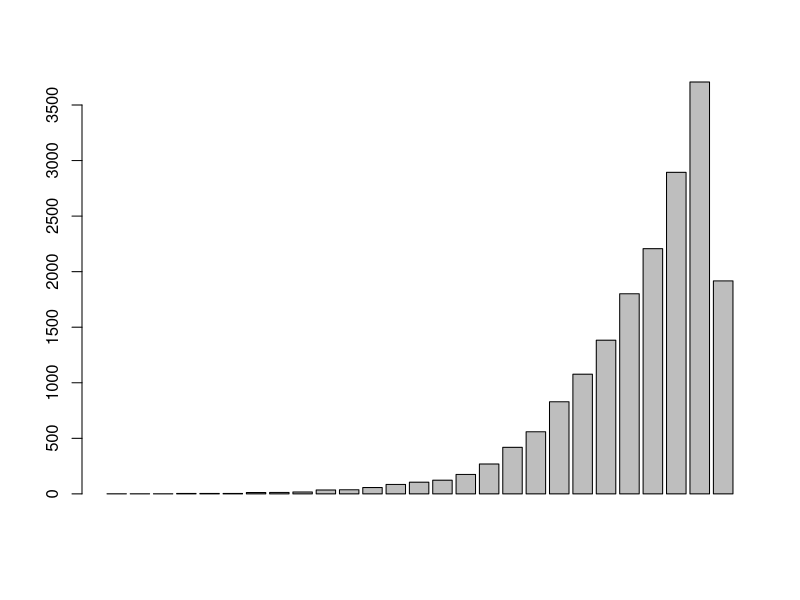
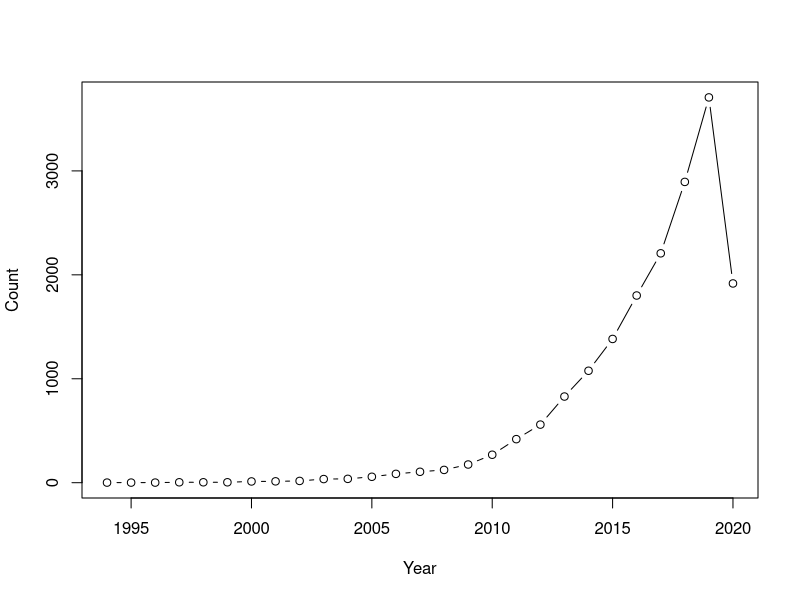
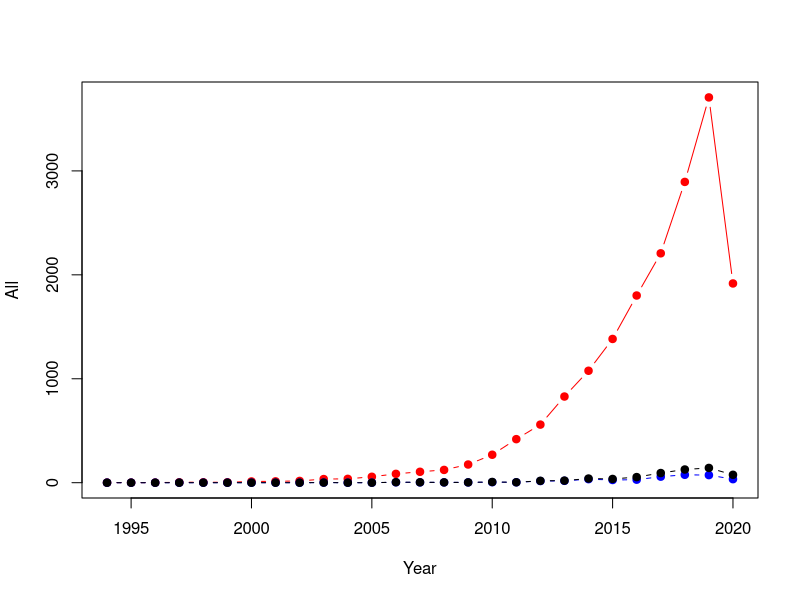
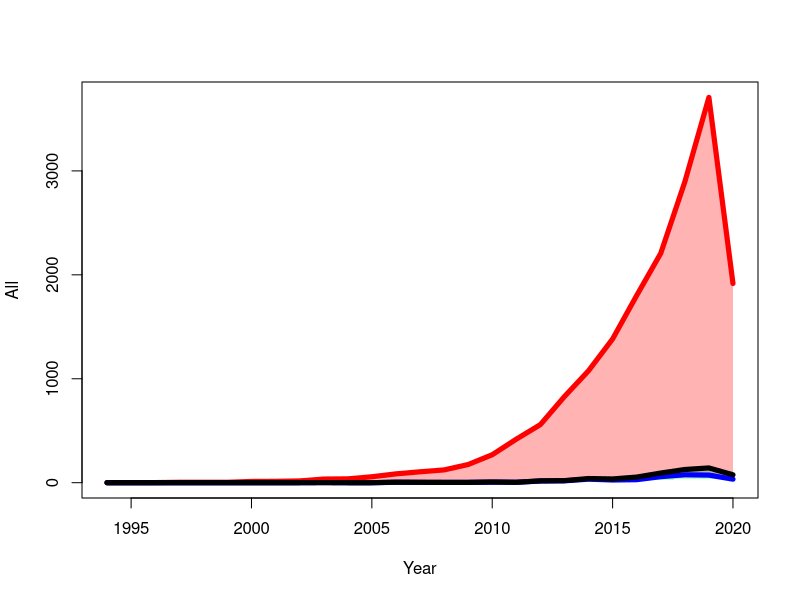
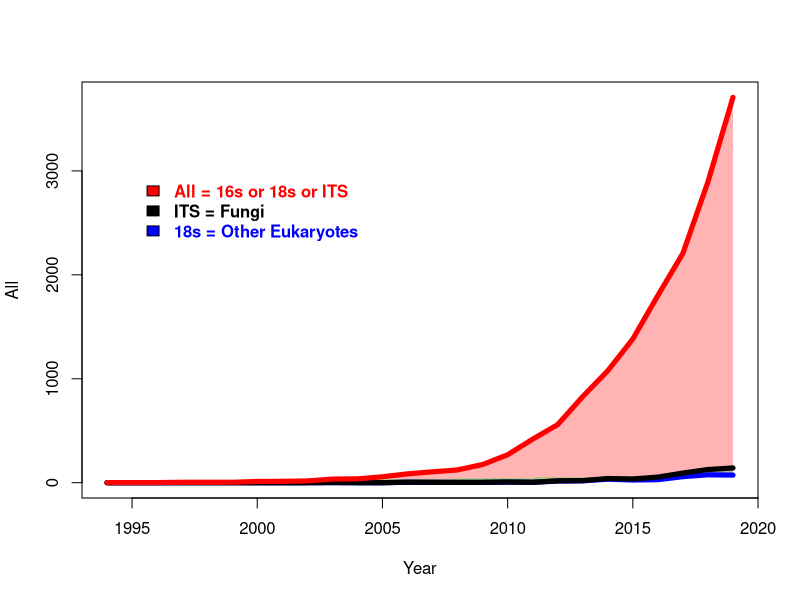

Write the R code that produced these figures, in order.
## ---- chunk 1
require(xtable)
dat <- read.csv("PubMed_Timeline_Results_by_Year-all.csv", skip=1, header=T)
o <- order(dat$Year)
dat <- dat[o,]

with(data=dat, barplot(Count, Year))
with(data=dat, plot(Year, Count, type="b"))
total = sum(dat$Count)
datall <- dat
## ---- chunk 2
dat <- read.csv("PubMed_Timeline_Results_by_Year-18s.csv", skip=1, header=T)
o <- order(dat$Year)
dat <- dat[order(dat$Year),]
dat18s <- dat
names(dat18s)[2] <- "Count.L18s"

dat <- read.csv("PubMed_Timeline_Results_by_Year-ITS.csv", skip=1, header=T)
o <- order(dat$Year)
dat <- dat[order(dat$Year),]
datITS <- dat
names(datITS)[2] <- "Count.LITS"

dat <- merge(merge(datall, dat18s, all=T), datITS, all=T)
dat[is.na(dat)] <- 0
names(dat) <- c("Year", "All", "L18s", "LITS")
dat$L18sITS <- dat$L18s + dat$LITS

## ---- chunk 3
with(data=dat, plot(Year, All, type="b", pch=19, col="red"))
with(data=dat, points(Year, L18s, type="b", pch=19, col="blue"))
with(data=dat, points(Year, L18sITS, type="b", pch=19, col="black"))
## ---- chunk 4
makeTransparent<-function(someColor, alpha=1)
{
  newColor<-col2rgb(someColor)
  apply(newColor, 2, function(curcoldata){rgb(red=curcoldata[1], blue=curcoldata[2],
    green=curcoldata[3],alpha=alpha*255, maxColorValue=255)})
}

with(data=dat, plot(Year, All, type="n"))
with(data=dat, polygon(x=c(Year, rev(Year)), y=c(All, rev(L18sITS)), col=makeTransparent("red",.3), border=NA))
with(data=dat, polygon(x=c(Year, rev(Year)), y=c(L18s, rev(L18sITS)), col=makeTransparent("black",.3), border=NA))
with(data=dat, polygon(x=c(Year, Year[1]), y=c(L18s, 0), col=makeTransparent("blue",.3), border=NA))

with(data=dat, lines(Year, All,  lwd=5, pch=19,  col="red"))
with(data=dat, lines(Year, L18s,  lwd=5, pch=19, col="blue"))
with(data=dat, lines(Year, L18sITS,  lwd=5, pch=19, col="black"))
## ---- chunk 5
dat <- dat[dat$Year < 2020,]
with(data=dat, plot(Year, All, type="n"))
with(data=dat, polygon(x=c(Year, rev(Year)), y=c(All, rev(L18sITS)), col=makeTransparent("red",.3), border=NA))
with(data=dat, polygon(x=c(Year, rev(Year)), y=c(L18s, rev(L18sITS)), col=makeTransparent("black",.3), border=NA))
with(data=dat, polygon(x=c(Year, Year[1]), y=c(L18s, 0), col=makeTransparent("blue",.3), border=NA))

with(data=dat, lines(Year, L18s,  lwd=5, pch=19, col="blue"))
with(data=dat, lines(Year, L18sITS,  lwd=5, pch=19, col="black"))
with(data=dat, lines(Year, All,  lwd=5, pch=19,  col="red"))
legend(x=1995, y=3000, legend=c("All = 16s or 18s or ITS", "ITS = Fungi", "18s = Other Eukaryotes"), fill=c("red", "black", "blue"), text.col=c("red", "black", "blue"), text.font=2, bty="n")
## ---- chunk 6
require(knitr)
kable(dat, digits=1, col.names=c("Year", "All", "18s", "ITS", "18s+ITS"))
